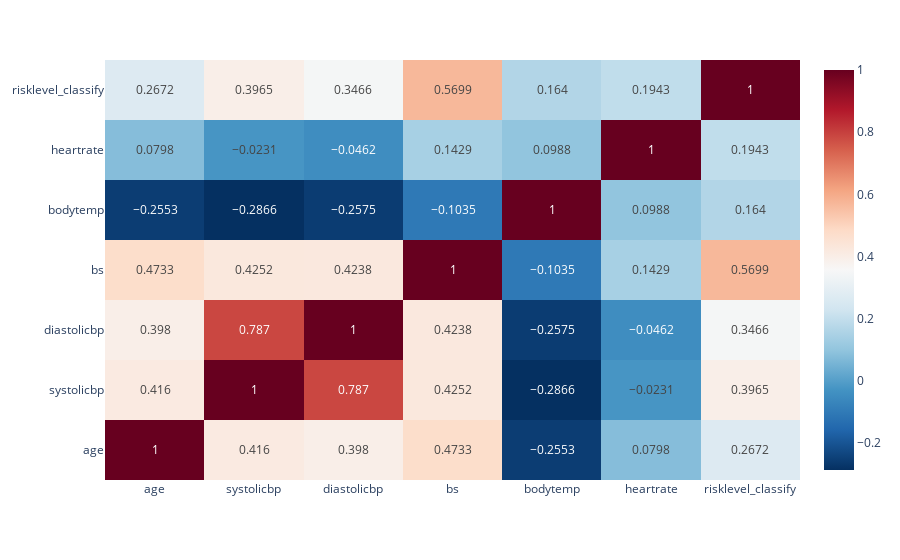

This figure's notebook cell:
### Markdown cell above
<h1 style="text-align:center;color:red;">Correlação </h1>

### Code cell
risk_mapping = {'low risk': 0, 'mid risk': 1, 'high risk': 2}
#df["bodytemp"] = (df["bodytemp"] - 32) * 5/9
df['risklevel_classify'] = df['risklevel'].map(risk_mapping)
df_new = df[['age', 'systolicbp', 'diastolicbp', 'bs', 'bodytemp', 'heartrate', 'risklevel_classify']]
cor = df_new.corr().round(4)
fig = px.imshow(cor, text_auto=True, aspect="auto", color_continuous_scale='RdBu_r', origin='lower')
fig.show()

### Figure 1 — Plotly figure (JSON) as saved in the notebook; plotly's stock layout.template omitted (floating-point values rounded to 4 significant figures)
{"data": [{"coloraxis": "coloraxis", "hovertemplate": "x: %{x}<br>y: %{y}<br>color: %{z}<extra></extra>", "name": "0", "texttemplate": "%{z}", "type": "heatmap", "x": ["age", "systolicbp", "diastolicbp", "bs", "bodytemp", "heartrate", "risklevel_classify"], "xaxis": "x", "y": ["age", "systolicbp", "diastolicbp", "bs", "bodytemp", "heartrate", "risklevel_classify"], "yaxis": "y", "z": [[1, 0.416, 0.398, 0.4733, -0.2553, 0.0798, 0.2672], [0.416, 1, 0.787, 0.4252, -0.2866, -0.0231, 0.3965], [0.398, 0.787, 1, 0.4238, -0.2575, -0.0462, 0.3466], [0.4733, 0.4252, 0.4238, 1, -0.1035, 0.1429, 0.5699], [-0.2553, -0.2866, -0.2575, -0.1035, 1, 0.0988, 0.164], [0.0798, -0.0231, -0.0462, 0.1429, 0.0988, 1, 0.1943], [0.2672, 0.3965, 0.3466, 0.5699, 0.164, 0.1943, 1]]}], "layout": {"coloraxis": {"colorscale": [[0, "rgb(5,48,97)"], [0.1, "rgb(33,102,172)"], [0.2, "rgb(67,147,195)"], [0.3, "rgb(146,197,222)"], [0.4, "rgb(209,229,240)"], [0.5, "rgb(247,247,247)"], [0.6, "rgb(253,219,199)"], [0.7, "rgb(244,165,130)"], [0.8, "rgb(214,96,77)"], [0.9, "rgb(178,24,43)"], [1, "rgb(103,0,31)"]]}, "margin": {"t": 60}, "xaxis": {"anchor": "y", "domain": [0, 1]}, "yaxis": {"anchor": "x", "autorange": true, "domain": [0, 1]}}}
